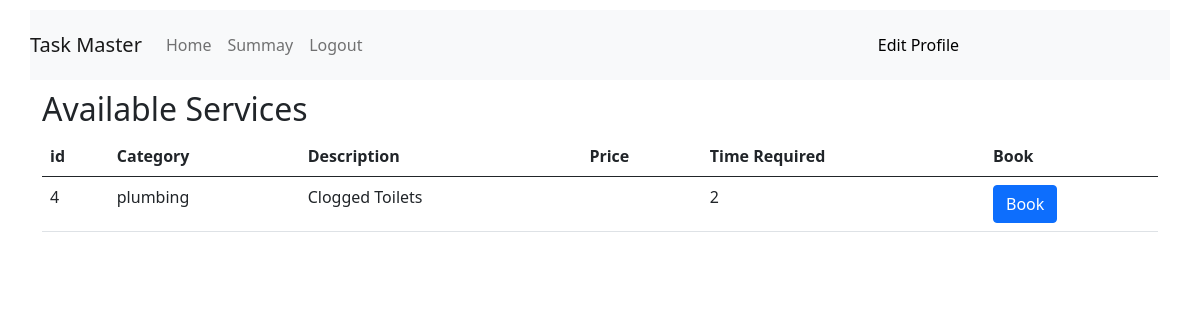
The app's page /costumer_dashboard/plumbing with its own data.
### backend/models.py (models this page shows)
class Service(db.Model):
    __tablename__="service"
    id=db.Column(db.Integer,primary_key=True)
    name=db.Column(db.String,nullable=False)
    price=db.Column(db.String,nullable=False)
    time_required=db.Column(db.String,nullable=False)
    Description=db.Column(db.String)
    Service_request=db.relationship("Service_request",backref="service",lazy=True)

### backend/controllers.py (the view)
@app.route('/costumer_dashboard/plumbing')
def plumbing():
    plumbing_service=Service.query.filter_by(name='plumbing')
    available_professionals = Professional.query.filter_by(
        service='plumbing',
        is_approved=True,
        is_active=True
    ).first()
    if not available_professionals:
        flash('No service professionals are currently available for Plumbing Service at this moment. Please try again later.')
        return redirect(url_for('costumer_dashboard'))
    return render_template('/costumer/plumbing.html',services=plumbing_service)

### templates/costumer/plumbing.html (shortened to what this page needs)
{% extends 'layout2.html'%}
{%block content%}
<h2>Available Services</h2>
<table class="table">
      <tr>
        <th scope="col">id</th>
        <th scope="col">Category</th>
        <th scope="col">Description</th>
        <th scope="col">Price</th>
        <th scope="col">Time Required</th>
        <th scope="col">Book</th>
      </tr>
    <tbody>
      {%for service in services%}
      <tr>
      <td>{{service.id}}</td>
      <td>{{service.name}}</td>
      <td>{{service.Description}}</td>
      <td>{{service.Price}}</td>
      <td>{{service.time_required}}</td>
      <td>
        <a href="{{ url_for('book_service', service_id=service.id) }}" class="btn btn-primary">Book</a>
      </td></tr>
      {%endfor%}
    </tbody>
  </table>
{%endblock%}

### templates/layout2.html (style rules this page uses)
body { margin: 0; padding: 0; }

### records on screen
Service: id "4", name "plumbing", Description "Clogged Toilets", time_required "2"
